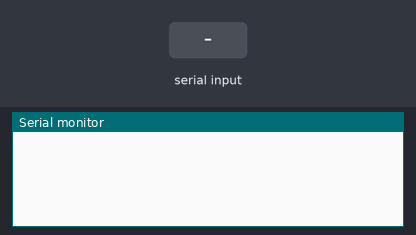
The sketch below on a simulated Arduino Uno, built with avr-gcc and run on an emulated ATmega328P. On the bench: the last lines printed to the serial monitor. Inputs (shaded band) come from the test bench.

Above: at 1.2 s.
1.3 s: "1" received over Serial
At 1.7 s:
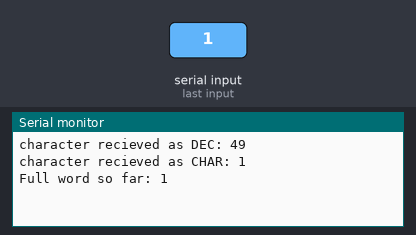
2.8 s: "0" received over Serial
At 4.0 s:
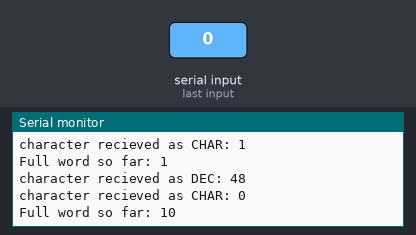
4.3 s: "2" received over Serial
At 5.2 s:
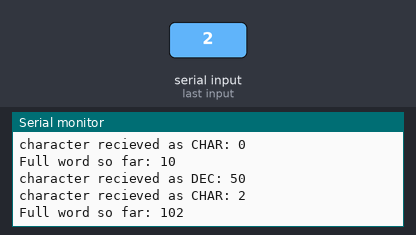

Measured:
- after the input at 1.3 s, the serial monitor: prints a new line at once (image 1)
- after the input at 2.8 s, the serial monitor: prints a new line at once (image 2)
- after the input at 4.3 s, the serial monitor: prints a new line at once (image 3)

The sketch:

serial_test.ino
```cpp
char dataString[50];
int iter =0;
char a = 0;
byte number = 0;


void setup() {
Serial.begin(9600);              //Starting serial communication
}

void loop() {

  if (Serial.available()) {     // Check if message is recieved
      number = Serial.read();
      a = number;
      Serial.print("character recieved as DEC: ");
      Serial.println(number, DEC);
      Serial.print("character recieved as CHAR: ");
      Serial.println(a);
      dataString[iter++] = a;
      Serial.print("Full word so far: ");
      Serial.println(dataString);
  }
  //a++;                          // a value increase every loop
  //sprintf(dataString,"%02X",a); // convert a value to hexa
  //Serial.println(dataString);   // send the data
  //delay(1000);                  // give the loop some break
}
```
